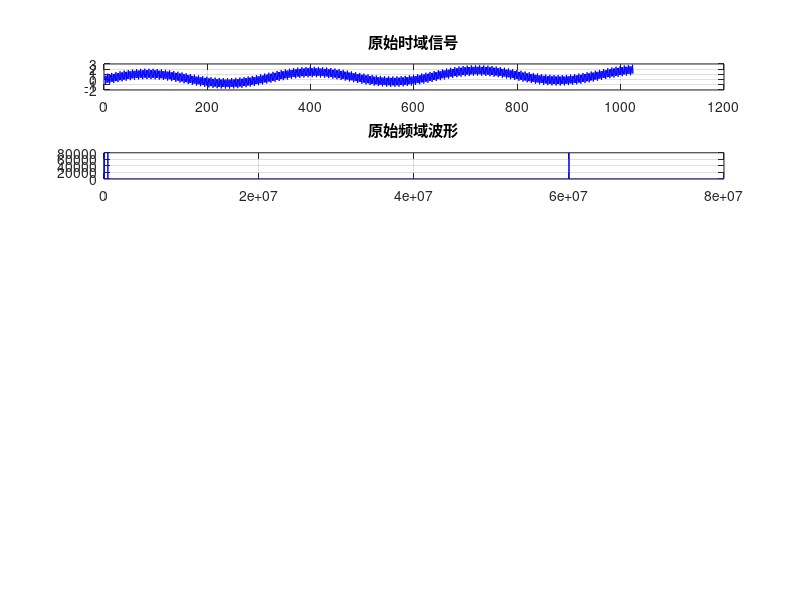

Source code (MATLAB): (Note: this script raises an error after producing the figure.)
close all
clc;
clear;
%% 正弦叠加信号
sin_f0 = 30e3;
sin_f1 = 500e3;
sin_f3 = 60e6;

Fs = 160e6;
N = 16e4;
n = 0:N-1;
time = n/Fs;

y0 = sin(2*pi*sin_f0.*time);
y1 = sin(2*pi*sin_f1.*time);
y3 = sin(2*pi*sin_f3.*time);
y = y0+y1+y3;

base_len = length(y);
f_label = (0:base_len-1)*Fs/base_len;

downNum = 1000;
delayNum = 8;

y_len = base_len/downNum;
y_label = (0:y_len-1)*Fs/downNum/y_len;

base_sig = y;
base_fft = abs(fft(base_sig));
figure(1);subplot(611);plot(base_sig(1:1024),'b');grid;title('原始时域信号')

subplot(612);plot(f_label(1:end/2),base_fft(1:end/2),'b');grid;title('原始频域波形')

%% 自带函数设计的cic
CFs = 160e6;
CAstp = 0.01;
CFp = 50e3;
% cic设计
hcic = design(fdesign.decimator(downNum,'cic',delayNum,CFp,CAstp,CFs),'SystemObject',true);

NumPerFrame = 2000;  % 每帧多少个点
src = dsp.SignalSource(base_sig',NumPerFrame);
fir_out = zeros(1,N/downNum);

for i = 1:N/NumPerFrame
    fir_out((i-1)*NumPerFrame/downNum+1:i*NumPerFrame/downNum) = hcic(src());
end

fir_offt = abs(fft(fir_out));
subplot(613)
plot(y_label(1:end/2),fir_offt(1:end/2),'b');grid
title('过函数CIC滤波器频域信号')

subplot(614);
plot(fir_out(1:128),'b');grid;
title('过函数CIC滤波器时域信号')

%% 自实现的cic
cic_i1 = zeros(1,N);
cic_i1(1) = base_sig(1);
% 积分
for i = 2:N
    cic_i1(i) = cic_i1(i-1)+base_sig(i);
end
cic_i2 = cic_i1;

%% 选择等效形式,设置抽取的位置在积分后还是在差分后
%  积分后进行抽取，能降低寄存器数量
slct = 1;
if slct == 1 %% 先抽取后差分
    cic_d = zeros(1,N/downNum);
    cic_c2 = zeros(1,N/downNum);
    % 抽取
    for i = 1:N/downNum
        cic_d(i) = cic_i2((i-1)*downNum+1);
    end
    cic_c2(1) = cic_d(1);
    % 差分，差分时延为delayNum
    for i = delayNum+1:N/downNum
        cic_c2(i) = cic_d(i)-cic_d(i-delayNum);
    end
    cic_fft = abs(fft(cic_c2)/downNum/delayNum);
else  %先差分后抽取
    cic_d = zeros(1,N/downNum);
    cic_c2 = zeros(1,N);
    % 差分，差分时延为delayNum*R
    for i = delayNum*downNum+1:N
        cic_c2(i) = cic_i2(i)-cic_i2(i-delayNum*downNum);
    end
    %抽取
    for i = 1:N/downNum
        cic_d(i) = cic_i2((i-1)*downNum+1);
    end
    cic_fft = abs(fft(cic_d)/downNum/delayNum);
end
%%
subplot(615);
plot(y_label(1:end/2),cic_fft(1:end/2),'b');grid;
title('自实现CIC滤波器频域')

subplot(616)
plot(cic_d,'b');grid
title('自实现CIC滤波器时域信号')

%% cic滤波器的频域响应
figure(2)
% 积分器
b1 = [0,1];
a1 = [-1,1];
h1 = freqz(b1,a1,512);
subplot(611);plot(abs(h1),'b');grid;
title('积分器幅频响应')
subplot(612);plot(angle(h1),'b');grid;
title('积分器相频响应')

% 微分器
b2 = [-1,0,0,0,0,0,0,0,1];
a2 = [0,0,0,0,0,0,0,0,1];
h2 = freqz(b2,a2,512);
subplot(613);plot(abs(h2),'b');grid;
title('微分器幅频响应')
subplot(614);plot(angle(h2),'b');grid;
title('微分器项相频响应')

% cic
b3 = [-1,0,0,0,0,0,0,0,1];
a3 = [0,0,0,0,0,0,0,0,-1,1];
h3 = freqz(b3,a3,512);
subplot(615);plot(abs(h3),'b');grid
title('cic幅频响应')
subplot(616);plot(angle(h3),'b');grid
title('cic相频响应')
